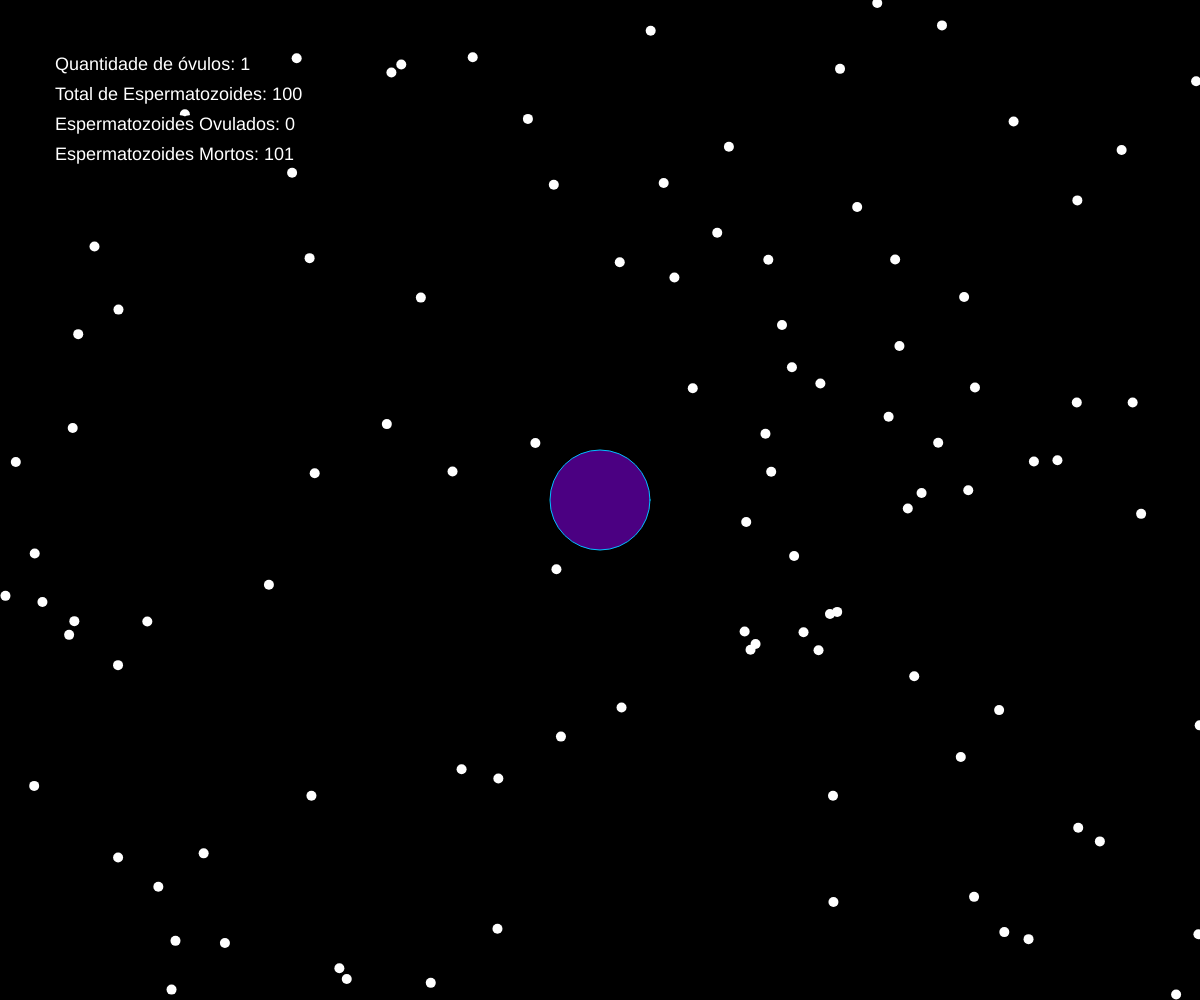
Frame 1 (no input)
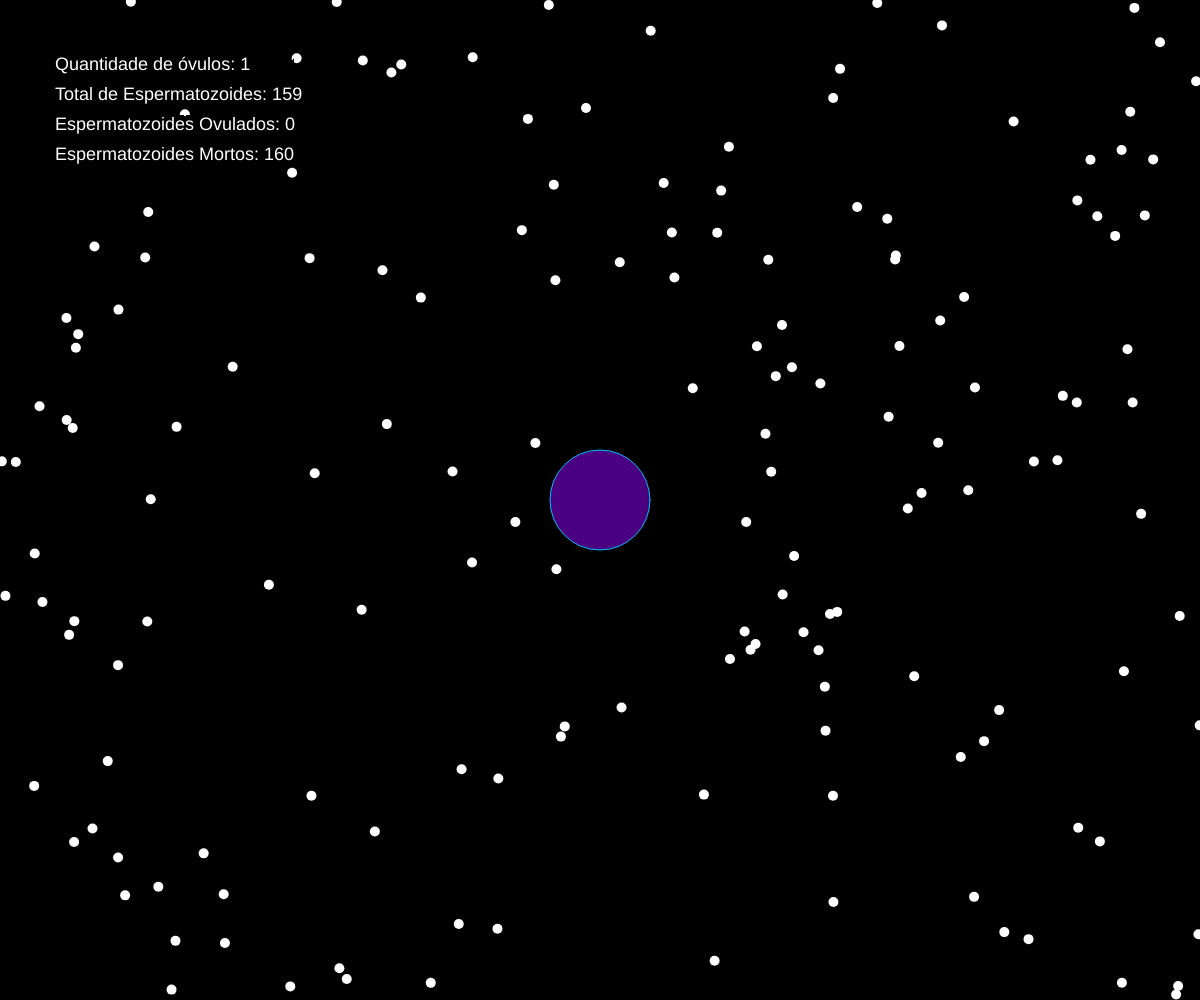
Frame 60 (no input)
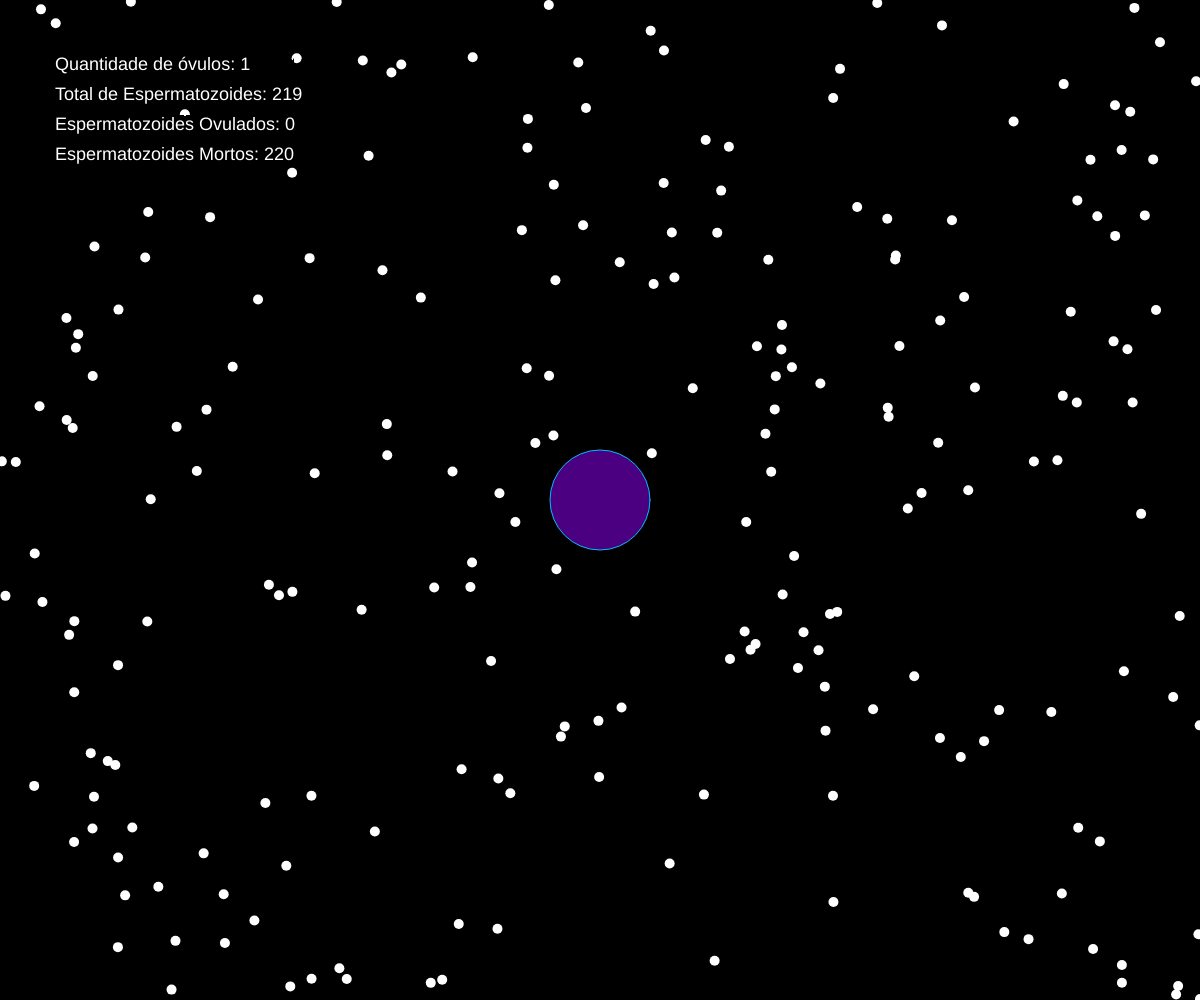
Frame 120 (the mouse pressed at the canvas centre since frame 60)

The p5.js sketch that drew these frames (run headless with seeded random() and noise() and a simulated clock; from frame 60 on, the mouse is pressed at the canvas centre):

// p5.js sketch
// ── sketch.js
var ovuloPositionX;
var ovuloPositionY;
var ovuloSize = 100;
var distOvulo;
var totalEspermatozoides = 100;
var espermatozoidesOvulados = 0;
var espermatozoidesMortos = 0;

function setup() {  
  createCanvas(windowWidth, windowHeight);  //No Setup, ele não aceita width/2 e height/2, simplesmente ignora isso.
  noStroke();
  background(0);
  drawEspermatozoides();
}

function drawEspermatozoides(){
  
   ovuloPositionX = width/2; //Já dentro de uma outra função ele aceita.
   ovuloPositionY = height/2;
  
   fill(75,0,130);
   stroke(0,191,255);
   ellipse(ovuloPositionX, ovuloPositionY, ovuloSize, ovuloSize); //Faça a esfera maior no centro.  
   noStroke();   
   for(var i = 0; i < totalEspermatozoides; i ++){ //Quero 100 esferas com as posições aleatoria da tela.
     
   var randomEsferaMenorPositionX = random(0, windowWidth); //De a posição X aleatoria para uma esfera.
   var randomEsferaMenorPositionY = random(0, windowHeight); //De a posição Y aleatoria para uma esfera.
   
   //Calculamos se as posições da esfera menor coincidem com as da esfera maior.
   distOvulo = dist(randomEsferaMenorPositionX, randomEsferaMenorPositionY, ovuloPositionX, ovuloPositionY); 
    if(distOvulo < ovuloSize/2){ //Se acertou dentro da esfera maior, mostre a esfera menor com a cor vermelha.
       fill(255, 0, 0); 
       ellipse(randomEsferaMenorPositionX, randomEsferaMenorPositionY, 10, 10);
       espermatozoidesOvulados++;
    }else{  //Senão acertou, apenas mostre a esfera menor com a cor preta, nessa posição que está fora da esfera maior.
       fill(255);
       ellipse(randomEsferaMenorPositionX, randomEsferaMenorPositionY, 10, 10);
       espermatozoidesMortos++;
    }
  }
}


function draw(){
   var randomEsferaMenorPositionX = random(0, windowWidth); //De a posição X aleatoria para uma esfera.
   var randomEsferaMenorPositionY = random(0, windowHeight); //De a posição Y aleatoria para uma esfera.
   
   //Calculamos se as posições da esfera menor coincidem com as da esfera maior.
   distOvulo = dist(randomEsferaMenorPositionX, randomEsferaMenorPositionY, ovuloPositionX, ovuloPositionY); 
    if(distOvulo < ovuloSize/2){ //Se acertou dentro da esfera maior, mostre a esfera menor com a cor vermelha.
       fill(255, 0, 0); 
       ellipse(randomEsferaMenorPositionX, randomEsferaMenorPositionY, 10, 10);
       espermatozoidesOvulados++;
    }else{  //Senão acertou, apenas mostre a esfera menor com a cor preta, nessa posição que está fora da esfera maior.
       fill(255);
       ellipse(randomEsferaMenorPositionX, randomEsferaMenorPositionY, 10, 10);
       espermatozoidesMortos++;
    }
    
    
    fill(255);
    stroke(0);
    strokeWeight(10);
    textSize(18);
    text("Quantidade de óvulos: 1", 55, 70);
    text("Total de Espermatozoides: "+totalEspermatozoides, 55, 100);
    text("Espermatozoides Ovulados: "+espermatozoidesOvulados, 55, 130);
    text("Espermatozoides Mortos: "+espermatozoidesMortos, 55, 160);
    
    noStroke();
    totalEspermatozoides++;
}
